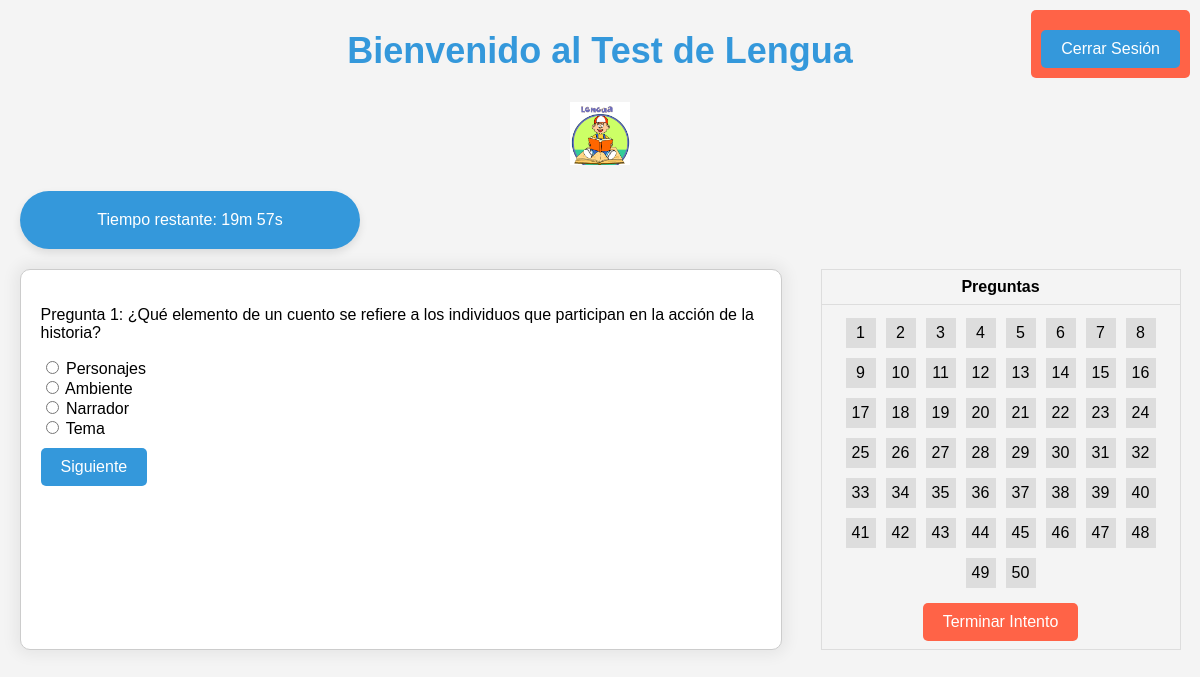
The page /preguntas_lengua.php on the database its author committed.
### tables this page shows
CREATE TABLE `preguntas_lengua` (
  `id` int(11) NOT NULL,
  `enunciado` text NOT NULL,
  `respuesta_correcta` text NOT NULL,
  `respuesta_incorrecta1` text NOT NULL,
  `respuesta_incorrecta2` text NOT NULL,
  `respuesta_incorrecta3` text NOT NULL
);

### preguntas_lengua.php (the view, shortened to what this page needs)
<?php
require_once "conexion.php";
$materia = 'lengua';
if (empty($_SESSION['preguntas_seleccionadas'][$materia]) || count($_SESSION['preguntas_seleccionadas'][$materia]) === 0) {
    $_SESSION['preguntas_seleccionadas'][$materia] = seleccionarPreguntasAleatorias($conexion, "preguntas_$materia", 50);
}
function seleccionarPreguntasAleatorias($conexion, $tabla, $cantidad)
{
    $preguntas = [];
    $query = "SELECT * FROM $tabla ORDER BY RAND() LIMIT $cantidad";
    $result = $conexion->query($query);
    while ($row = $result->fetch_assoc()) {
        $preguntas[] = $row;
    }
    return $preguntas;
}
?>
<!DOCTYPE html>
<html lang="es">
<head>
    <link rel="stylesheet" href="preguntas.css">
</head>
<body>
<div class="cerrar-sesion">
    <form method="post" action="">
        <input class="boton" type="submit" name="cerrar_sesion" value="Cerrar Sesión">
    </form>
</div>
<div class="bienvenido">
    <h2>Bienvenido al Test de Lengua</h2>
    <img src="imagenes/imageneslengua.png" alt="Descripción de la imagen" style="width: 5%; height: auto;">
</div>
<div class="temporizador" id="temporizador" style="width: 300px; margin: 20px; background-color: #3498db; color: #ffffff; border-radius: 500px; padding: 20px; text-align: center; box-shadow: 0 4px 8px rgba(0, 0, 0, 0.1);">
</div>
<div class="simulador-container">
    <?php
    if (!empty($_SESSION['preguntas_seleccionadas'][$materia])) {
        $preguntaIndex = isset($_GET['pregunta']) ? intval($_GET['pregunta']) : 0;
        $preguntaActual = $_SESSION['preguntas_seleccionadas'][$materia][$preguntaIndex];
        echo "<div class='pregunta'>";
        echo "<p>Pregunta " . ($preguntaIndex + 1) . ": " . $preguntaActual['enunciado'] . "</p>";
        echo "<form method='post' action='?pregunta=$preguntaIndex'>";
        $opciones = [
            $preguntaActual['respuesta_correcta'],
            $preguntaActual['respuesta_incorrecta1'],
            $preguntaActual['respuesta_incorrecta2'],
            $preguntaActual['respuesta_incorrecta3'],
        ];
        shuffle($opciones);
        foreach ($opciones as $opcion) {
            $checked = ($opcion == $_SESSION['respuestas'][$materia][$preguntaIndex]) ? 'checked' : '';
            echo "<input type='radio' name='respuesta_$preguntaIndex' value='$opcion' $checked> $opcion<br>";
        }
        echo "<input class='boton' type='submit' name='evaluar' value='Siguiente'>";
        echo "</form>";
        echo "</div>";
        echo "<div class='tabla-preguntas'>";
        echo "<table>";
        echo "<tr><th>Preguntas</th></tr>";
        echo "<tr><td>";
        foreach ($_SESSION['preguntas_seleccionadas'][$materia] as $key => $pregunta) {
            $respuestaSeleccionada = '';
            $claseContestada = ($respuestaSeleccionada !== '') ? ' contestada' : '';
            echo "<a href='preguntas_lengua.php?pregunta=$key' class='cuadro-pregunta$claseContestada'>" . ($key + 1) . "</a>";
        }
        echo "<form method='post' action=''>";
        echo "<input class='boton terminar' type='submit' name='terminar_intento' value='Terminar Intento'>";
        echo "</form>";
        echo "</td></tr>";
        echo "</table>";
        echo "</div>";
    } else {
        echo "<p>No hay preguntas disponibles en este momento.</p>";
    }
    ?>
</div>
</body>
</html>

### preguntas.css (style rules this page uses)
body { font-family: Arial, sans-serif; margin: 0; padding: 0; background-color: #f4f4f4; }
.cerrar-sesion { position: fixed; top: 10px; right: 10px; background-color: #ff6347; color: white; padding: 10px; border-radius: 5px; }
.bienvenido { text-align: center; margin-top: 20px; font-size: 24px; color: #3498db; }
.simulador-container { display: flex; justify-content: space-around; margin-top: 20px; }
.pregunta { width: 60%; padding: 20px; border: 1px solid #ccc; border-radius: 10px; background-color: #fff; box-shadow: 0px 0px 15px 5px rgba(0,0,0,0.06); }
.boton { display: block; margin-top: 10px; background-color: #3498db; color: white; border: none; padding: 10px 20px; text-align: center; text-decoration: none; display: inline-block; font-size: 16px; cursor: pointer; border-radius: 5px; }
.tabla-preguntas { width: 30%; }
table { width: 100%; border-collapse: collapse; }
th, td { border: 1px solid #ddd; padding: 8px; text-align: center; }
.cuadro-pregunta { display: inline-block; width: 30px; height: 30px; background-color: #ddd; text-align: center; line-height: 30px; margin: 5px; text-decoration: none; color: black; }
.terminar { margin-top: 10px; background-color: #FF6347; color: white; border: none; padding: 10px 20px; text-align: center; text-decoration: none; display: inline-block; font-size: 16px; cursor: pointer; border-radius: 5px; }

### rows shown on the page
preguntas_lengua: enunciado "¿Qué elemento de un cuento se refiere a los individuos que participan en la acción de la historia?", respuesta_correcta "Personajes", respuesta_incorrecta2 "Ambiente", respuesta_incorrecta1 "Narrador", respuesta_incorrecta3 "Tema"

### other values the page prints
$preguntaIndex + 1 "1"
